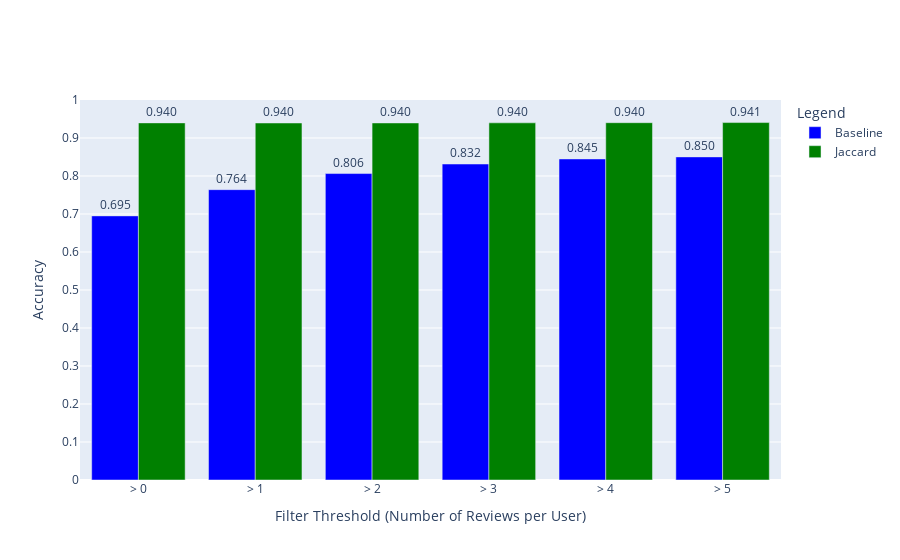

This figure's notebook cell:
### Code cell
import plotly.graph_objects as go

# Data dictionary
data = accuracy

# Extract x-axis values and separate baseline and Jaccard data
thresholds = [int(key.split('_>')[1]) for key in data if 'baseline' in key]
baseline_values = [data[f'baseline_>{x}'] for x in thresholds]
jaccard_values = [data[f'Jaccard_>{x}'] for x in thresholds]

# Create the bar chart
fig = go.Figure()

# Add baseline bars
fig.add_trace(go.Bar(
    x=[f'> {x}' for x in thresholds], 
    y=baseline_values,
    name='Baseline',
    marker_color='blue',
    text=[f'{y:.3f}' for y in baseline_values],  # Add text for exact values
    textposition='outside'  # Position text outside the bars
))

# Add Jaccard bars
fig.add_trace(go.Bar(
    x=[f'> {x}' for x in thresholds], 
    y=jaccard_values,
    name='Jaccard',
    marker_color='green',
    text=[f'{y:.3f}' for y in jaccard_values],  # Add text for exact values
    textposition='outside'  # Position text outside the bars
))

# Customize the layout
fig.update_layout(
    xaxis_title='Filter Threshold (Number of Reviews per User)',
    yaxis_title='Accuracy',
    barmode='group',  # Group bars side-by-side
    yaxis=dict(
        range=[0, 1],  # Ensure y-axis starts at 0
        dtick=0.1  # Set y-axis intervals to 0.1
    ),
    legend=dict(title='Legend'),
    template='plotly',
    height=500,  # Increase height of the chart
)

# Show the plot
fig.show()

### Figure 1 — Plotly figure (JSON) as saved in the notebook; plotly's stock layout.template omitted (floating-point values rounded to 4 significant figures)
{"data": [{"marker": {"color": "blue"}, "name": "Baseline", "text": ["0.695", "0.764", "0.806", "0.832", "0.845", "0.850"], "textposition": "outside", "type": "bar", "x": ["> 0", "> 1", "> 2", "> 3", "> 4", "> 5"], "y": [0.695, 0.7641, 0.8064, 0.8315, 0.8449, 0.8503]}, {"marker": {"color": "green"}, "name": "Jaccard", "text": ["0.940", "0.940", "0.940", "0.940", "0.940", "0.941"], "textposition": "outside", "type": "bar", "x": ["> 0", "> 1", "> 2", "> 3", "> 4", "> 5"], "y": [0.9398, 0.9395, 0.9396, 0.9399, 0.9403, 0.9406]}], "layout": {"autosize": true, "barmode": "group", "legend": {"title": {"text": "Legend"}}, "xaxis": {"autorange": true, "range": [-0.5, 5.5], "title": {"text": "Filter Threshold (Number of Reviews per User)"}, "type": "category"}, "yaxis": {"dtick": 0.1, "range": [0, 1], "title": {"text": "Accuracy"}, "type": "linear"}}}
